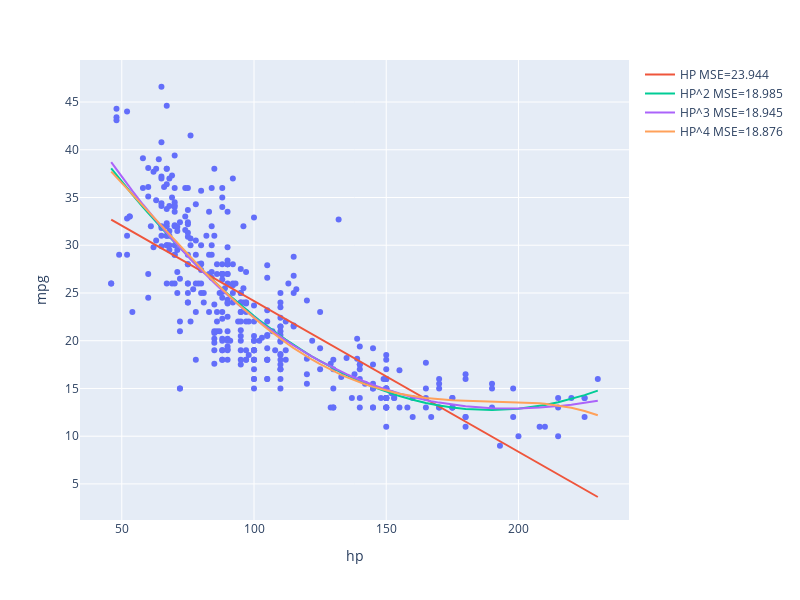

The code cell stored with this chart in its notebook:
### Code cell
fig = px.scatter(vehicles, x="hp", y="mpg", width=800, height=600)
fig.add_trace(go.Scatter(
    x=vehicles["hp"], y=hp_model_predictions, mode="lines", 
    name=f"HP MSE={np.round(mse(vehicles['mpg'], hp_model_predictions),3)}"))
fig.add_trace(go.Scatter(
    x=vehicles["hp"], y=hp2_model_predictions, mode="lines", 
    name=f"HP^2 MSE={np.round(mse(vehicles['mpg'], hp2_model_predictions),3)}"))
fig.add_trace(go.Scatter(
    x=vehicles["hp"], y=hp3_model_predictions, mode="lines", 
    name=f"HP^3 MSE={np.round(mse(vehicles['mpg'], hp3_model_predictions),3)}"))
fig.add_trace(go.Scatter(
    x=vehicles["hp"], y=hp4_model_predictions, mode="lines", 
    name=f"HP^4 MSE={np.round(mse(vehicles['mpg'], hp4_model_predictions),3)}"))

### Figure 1 — Plotly figure (JSON) as saved in the notebook; plotly's stock layout.template omitted (floating-point values rounded to 4 significant figures; data arrays with more than 128 entries replaced by an {"elided": "..."} marker saying what was removed)
{"data": [{"hovertemplate": "hp=%{x}<br>mpg=%{y}<extra></extra>", "legendgroup": "", "marker": {"color": "#636efa", "symbol": "circle"}, "mode": "markers", "name": "", "orientation": "v", "showlegend": false, "type": "scatter", "x": {"elided": "392 float values"}, "xaxis": "x", "y": {"elided": "392 float values"}, "yaxis": "y"}, {"mode": "lines", "name": "HP MSE=23.944", "type": "scatter", "x": {"elided": "392 float values"}, "y": {"elided": "392 float values"}}, {"mode": "lines", "name": "HP^2 MSE=18.985", "type": "scatter", "x": {"elided": "392 float values"}, "y": {"elided": "392 float values"}}, {"mode": "lines", "name": "HP^3 MSE=18.945", "type": "scatter", "x": {"elided": "392 float values"}, "y": {"elided": "392 float values"}}, {"mode": "lines", "name": "HP^4 MSE=18.876", "type": "scatter", "x": {"elided": "392 float values"}, "y": {"elided": "392 float values"}}], "layout": {"height": 600, "legend": {"tracegroupgap": 0}, "margin": {"t": 60}, "width": 800, "xaxis": {"anchor": "y", "domain": [0, 1], "title": {"text": "hp"}}, "yaxis": {"anchor": "x", "domain": [0, 1], "title": {"text": "mpg"}}}}
